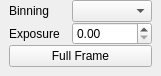
<?xml version="1.0" encoding="UTF-8"?>
<ui version="4.0">
 <class>Form</class>
 <widget class="QWidget" name="Form">
  <property name="geometry">
   <rect>
    <x>0</x>
    <y>0</y>
    <width>161</width>
    <height>72</height>
   </rect>
  </property>
  <property name="windowTitle">
   <string>Form</string>
  </property>
  <layout class="QVBoxLayout" name="verticalLayout">
   <property name="spacing">
    <number>15</number>
   </property>
   <property name="margin">
    <number>0</number>
   </property>
   <item>
    <widget class="QWidget" name="devCtrlWidget" native="true">
     <layout class="QGridLayout" name="gridLayout_4">
      <property name="topMargin">
       <number>0</number>
      </property>
      <property name="spacing">
       <number>0</number>
      </property>
      <item row="2" column="0" colspan="2">
       <widget class="QPushButton" name="btnFullFrame">
        <property name="toolTip">
         <string>Set the region of interest to the maximum possible area.</string>
        </property>
        <property name="text">
         <string>Full Frame</string>
        </property>
       </widget>
      </item>
      <item row="1" column="0">
       <widget class="QLabel" name="label_3">
        <property name="text">
         <string>Exposure</string>
        </property>
       </widget>
      </item>
      <item row="0" column="0">
       <widget class="QLabel" name="label_2">
        <property name="text">
         <string>Binning</string>
        </property>
       </widget>
      </item>
      <item row="1" column="1">
       <widget class="SpinBox" name="spinExposure">
        <property name="minimumSize">
         <size>
          <width>80</width>
          <height>0</height>
         </size>
        </property>
        <property name="toolTip">
         <string>Sets the exposure time for each frame.</string>
        </property>
       </widget>
      </item>
      <item row="0" column="1">
       <widget class="QComboBox" name="binningCombo"/>
      </item>
     </layout>
    </widget>
   </item>
  </layout>
 </widget>
 <customwidgets>
  <customwidget>
   <class>SpinBox</class>
   <extends>QDoubleSpinBox</extends>
   <header>acq4.pyqtgraph</header>
  </customwidget>
 </customwidgets>
 <resources/>
 <connections/>
</ui>
